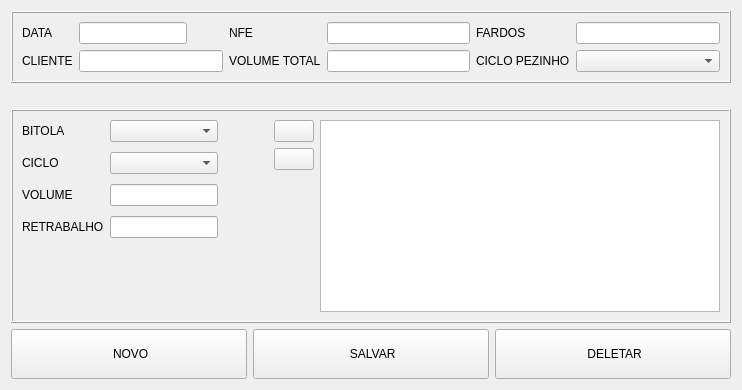
      <widget class="QWidget" name="page_nfe">
       <layout class="QVBoxLayout" name="verticalLayout_5">
        <item>
         <widget class="QFrame" name="frame_2">
          <property name="frameShape">
           <enum>QFrame::Box</enum>
          </property>
          <property name="frameShadow">
           <enum>QFrame::Raised</enum>
          </property>
          <layout class="QGridLayout" name="gridLayout_4">
           <item row="0" column="4">
            <widget class="QLabel" name="label_18">
             <property name="text">
              <string>FARDOS</string>
             </property>
            </widget>
           </item>
           <item row="2" column="2">
            <widget class="QLabel" name="label_14">
             <property name="text">
              <string>VOLUME TOTAL</string>
             </property>
            </widget>
           </item>
           <item row="0" column="5">
            <widget class="QLineEdit" name="lineEdit_15"/>
           </item>
           <item row="0" column="1">
            <layout class="QHBoxLayout" name="horizontalLayout_21">
             <property name="spacing">
              <number>2</number>
             </property>
             <property name="topMargin">
              <number>0</number>
             </property>
             <property name="rightMargin">
              <number>0</number>
             </property>
             <item>
              <widget class="QLineEdit" name="lineEdit_32"/>
             </item>
             <item>
              <widget class="QPushButton" name="bt_calendar_start_date_10">
               <property name="sizePolicy">
                <sizepolicy hsizetype="Fixed" vsizetype="Fixed">
                 <horstretch>0</horstretch>
                 <verstretch>0</verstretch>
                </sizepolicy>
               </property>
               <property name="cursor">
                <cursorShape>PointingHandCursor</cursorShape>
               </property>
               <property name="toolTip">
                <string>CALENDÁRIO</string>
               </property>
               <property name="styleSheet">
                <string notr="true">padding: 0; margin: 0</string>
               </property>
               <property name="text">
                <string/>
               </property>
               <property name="icon">
                <iconset resource="resource.qrc">
                 <normaloff>:/icons/assets/calendar-32.png</normaloff>:/icons/assets/calendar-32.png</iconset>
               </property>
               <property name="iconSize">
                <size>
                 <width>25</width>
                 <height>25</height>
                </size>
               </property>
               <property name="flat">
                <bool>true</bool>
               </property>
              </widget>
             </item>
            </layout>
           </item>
           <item row="2" column="1">
            <widget class="QLineEdit" name="lineEdit_14"/>
           </item>
           <item row="2" column="4">
            <widget class="QLabel" name="label_19">
             <property name="text">
              <string>CICLO PEZINHO</string>
             </property>
            </widget>
           </item>
           <item row="0" column="2">
            <widget class="QLabel" name="label_16">
             <property name="text">
              <string>NFE</string>
             </property>
            </widget>
           </item>
           <item row="0" column="0">
            <widget class="QLabel" name="label_13">
             <property name="text">
              <string>DATA</string>
             </property>
            </widget>
           </item>
           <item row="0" column="3">
            <widget class="QLineEdit" name="lineEdit_10"/>
           </item>
           <item row="2" column="3">
            <widget class="QLineEdit" name="lineEdit_11"/>
           </item>
           <item row="2" column="0">
            <widget class="QLabel" name="label_17">
             <property name="text">
              <string>CLIENTE</string>
             </property>
            </widget>
           </item>
           <item row="2" column="5">
            <widget class="QComboBox" name="comboBox_4"/>
           </item>
          </layout>
         </widget>
        </item>
        <item>
         <spacer name="verticalSpacer_2">
          <property name="orientation">
           <enum>Qt::Vertical</enum>
          </property>
          <property name="sizeType">
           <enum>QSizePolicy::Fixed</enum>
          </property>
          <property name="sizeHint" stdset="0">
           <size>
            <width>80</width>
            <height>20</height>
           </size>
          </property>
         </spacer>
        </item>
        <item>
         <widget class="QFrame" name="frame_12">
          <property name="minimumSize">
           <size>
            <width>0</width>
            <height>50</height>
           </size>
          </property>
          <property name="frameShape">
           <enum>QFrame::Box</enum>
          </property>
          <property name="frameShadow">
           <enum>QFrame::Raised</enum>
          </property>
          <layout class="QHBoxLayout" name="horizontalLayout_15">
           <item>
            <layout class="QGridLayout" name="gridLayout_7">
             <property name="sizeConstraint">
              <enum>QLayout::SetDefaultConstraint</enum>
             </property>
             <property name="rightMargin">
              <number>0</number>
             </property>
             <property name="bottomMargin">
              <number>0</number>
             </property>
             <property name="verticalSpacing">
              <number>10</number>
             </property>
             <item row="3" column="1">
              <widget class="QLineEdit" name="lineEdit_12">
               <property name="sizePolicy">
                <sizepolicy hsizetype="Preferred" vsizetype="Fixed">
                 <horstretch>0</horstretch>
                 <verstretch>0</verstretch>
                </sizepolicy>
               </property>
               <property name="minimumSize">
                <size>
                 <width>0</width>
                 <height>0</height>
                </size>
               </property>
               <property name="maximumSize">
                <size>
                 <width>16777215</width>
                 <height>16777215</height>
                </size>
               </property>
               <property name="font">
                <font>
                 <family>Segoe UI</family>
                 <pointsize>9</pointsize>
                </font>
               </property>
               <property name="text">
                <string/>
               </property>
               <property name="frame">
                <bool>true</bool>
               </property>
               <property name="echoMode">
                <enum>QLineEdit::Normal</enum>
               </property>
               <property name="alignment">
                <set>Qt::AlignLeading|Qt::AlignLeft|Qt::AlignVCenter</set>
               </property>
               <property name="cursorMoveStyle">
                <enum>Qt::LogicalMoveStyle</enum>
               </property>
               <property name="clearButtonEnabled">
                <bool>false</bool>
               </property>
              </widget>
             </item>
             <item row="0" column="0">
              <widget class="QLabel" name="label_12">
               <property name="sizePolicy">
                <sizepolicy hsizetype="Fixed" vsizetype="Preferred">
                 <horstretch>0</horstretch>
                 <verstretch>0</verstretch>
                </sizepolicy>
               </property>
               <property name="text">
                <string>BITOLA</string>
               </property>
              </widget>
             </item>
             <item row="1" column="1">
              <widget class="QComboBox" name="comboBox_3">
               <property name="sizePolicy">
                <sizepolicy hsizetype="Preferred" vsizetype="Fixed">
                 <horstretch>0</horstretch>
                 <verstretch>0</verstretch>
                </sizepolicy>
               </property>
               <property name="maximumSize">
                <size>
                 <width>16777215</width>
                 <height>16777215</height>
                </size>
               </property>
              </widget>
             </item>
             <item row="4" column="0">
              <spacer name="verticalSpacer_4">
               <property name="orientation">
                <enum>Qt::Vertical</enum>
               </property>
               <property name="sizeHint" stdset="0">
                <size>
                 <width>20</width>
                 <height>40</height>
                </size>
               </property>
              </spacer>
             </item>
             <item row="1" column="0">
              <widget class="QLabel" name="label_11">
               <property name="text">
                <string>CICLO</string>
               </property>
              </widget>
             </item>
             <item row="3" column="0">
              <widget class="QLabel" name="label_15">
               <property name="text">
                <string>RETRABALHO</string>
               </property>
              </widget>
             </item>
             <item row="2" column="1">
              <widget class="QLineEdit" name="lineEdit_8">
               <property name="sizePolicy">
                <sizepolicy hsizetype="Preferred" vsizetype="Fixed">
                 <horstretch>0</horstretch>
                 <verstretch>0</verstretch>
                </sizepolicy>
               </property>
               <property name="maximumSize">
                <size>
                 <width>16777215</width>
                 <height>16777215</height>
                </size>
               </property>
              </widget>
             </item>
             <item row="2" column="0">
              <widget class="QLabel" name="label_10">
               <property name="text">
                <string>VOLUME</string>
               </property>
              </widget>
             </item>
             <item row="0" column="1">
              <widget class="QComboBox" name="comboBox_2">
               <property name="sizePolicy">
                <sizepolicy hsizetype="Preferred" vsizetype="Fixed">
                 <horstretch>0</horstretch>
                 <verstretch>0</verstretch>
                </sizepolicy>
               </property>
               <property name="minimumSize">
                <size>
                 <width>0</width>
                 <height>0</height>
                </size>
               </property>
               <property name="maximumSize">
                <size>
                 <width>16777215</width>
                 <height>16777215</height>
                </size>
               </property>
              </widget>
             </item>
            </layout>
           </item>
           <item>
            <spacer name="horizontalSpacer">
             <property name="orientation">
              <enum>Qt::Horizontal</enum>
             </property>
             <property name="sizeType">
              <enum>QSizePolicy::Fixed</enum>
             </property>
             <property name="sizeHint" stdset="0">
              <size>
               <width>50</width>
               <height>20</height>
              </size>
             </property>
            </spacer>
           </item>
           <item>
            <layout class="QGridLayout" name="gridLayout_6">
             <property name="horizontalSpacing">
              <number>6</number>
             </property>
             <item row="1" column="1">
              <layout class="QVBoxLayout" name="verticalLayout_4">
               <property name="rightMargin">
                <number>0</number>
               </property>
               <item>
                <widget class="QPushButton" name="pushButton_12">
                 <property name="sizePolicy">
                  <sizepolicy hsizetype="Fixed" vsizetype="Fixed">
                   <horstretch>0</horstretch>
                   <verstretch>0</verstretch>
                  </sizepolicy>
                 </property>
                 <property name="minimumSize">
                  <size>
                   <width>0</width>
                   <height>0</height>
                  </size>
                 </property>
                 <property name="text">
                  <string/>
                 </property>
                 <property name="icon">
                  <iconset resource="resource.qrc">
                   <normaloff>:/icons/assets/add-32.png</normaloff>:/icons/assets/add-32.png</iconset>
                 </property>
                 <property name="iconSize">
                  <size>
                   <width>20</width>
                   <height>20</height>
                  </size>
                 </property>
                </widget>
               </item>
               <item>
                <widget class="QPushButton" name="pushButton_13">
                 <property name="sizePolicy">
                  <sizepolicy hsizetype="Fixed" vsizetype="Fixed">
                   <horstretch>0</horstretch>
                   <verstretch>0</verstretch>
                  </sizepolicy>
                 </property>
                 <property name="minimumSize">
                  <size>
                   <width>0</width>
                   <height>0</height>
                  </size>
                 </property>
                 <property name="text">
                  <string/>
                 </property>
                 <property name="icon">
                  <iconset resource="resource.qrc">
                   <normaloff>:/icons/assets/remove-32.png</normaloff>:/icons/assets/remove-32.png</iconset>
                 </property>
                 <property name="iconSize">
                  <size>
                   <width>20</width>
                   <height>20</height>
                  </size>
                 </property>
                </widget>
               </item>
              </layout>
             </item>
             <item row="1" column="2" rowspan="4" colspan="15">
              <widget class="QTableWidget" name="tableWidget_2">
               <property name="sizePolicy">
                <sizepolicy hsizetype="Expanding" vsizetype="Expanding">
                 <horstretch>1</horstretch>
                 <verstretch>0</verstretch>
                </sizepolicy>
               </property>
               <property name="minimumSize">
                <size>
                 <width>400</width>
                 <height>0</height>
                </size>
               </property>
              </widget>
             </item>
            </layout>
           </item>
          </layout>
         </widget>
        </item>
        <item>
         <layout class="QHBoxLayout" name="horizontalLayout_8">
          <item>
           <widget class="QPushButton" name="pushButton_22">
            <property name="minimumSize">
             <size>
              <width>0</width>
              <height>50</height>
             </size>
            </property>
            <property name="text">
             <string> NOVO</string>
            </property>
            <property name="icon">
             <iconset resource="resource.qrc">
              <normaloff>:/icons/assets/new-32.png</normaloff>:/icons/assets/new-32.png</iconset>
            </property>
            <property name="iconSize">
             <size>
              <width>32</width>
              <height>32</height>
             </size>
            </property>
           </widget>
          </item>
          <item>
           <widget class="QPushButton" name="pushButton_14">
            <property name="minimumSize">
             <size>
              <width>0</width>
              <height>50</height>
             </size>
            </property>
            <property name="text">
             <string> SALVAR</string>
            </property>
            <property name="icon">
             <iconset resource="resource.qrc">
              <normaloff>:/icons/assets/save-32.png</normaloff>:/icons/assets/save-32.png</iconset>
            </property>
            <property name="iconSize">
             <size>
              <width>32</width>
              <height>32</height>
             </size>
            </property>
           </widget>
          </item>
          <item>
           <widget class="QPushButton" name="pushButton_18">
            <property name="minimumSize">
             <size>
              <width>0</width>
              <height>50</height>
             </size>
            </property>
            <property name="text">
             <string> DELETAR</string>
            </property>
            <property name="icon">
             <iconset resource="resource.qrc">
              <normaloff>:/icons/assets/delete-32.png</normaloff>:/icons/assets/delete-32.png</iconset>
            </property>
            <property name="iconSize">
             <size>
              <width>32</width>
              <height>32</height>
             </size>
            </property>
           </widget>
          </item>
         </layout>
        </item>
       </layout>
      </widget>
